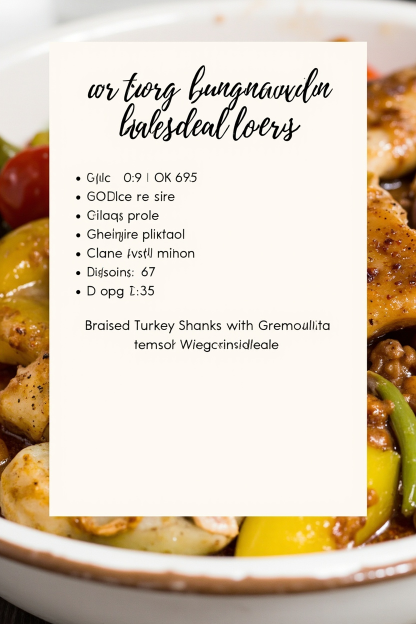
#> input picture assets/pins/braised-turkey-shanks-with-gremolata-and-saffron-vegetables-recipe-card.jpg, 832 x 1248 px (shown at 1/2 size)
$ python -i generate_recipe.py   (imports and definitions only)
#> lines starting #> are read from the running program, lines starting #| are printed output that depends on the picture
"""
Healthy Western Recipes — Recipe Generator Pipeline

Mirrors the CarMotion Daily news_to_website.py pattern:
- Cron-driven (intended for daily execution)
- LLM-powered recipe generation (MiniMax-M2 primary, regex fallback)
- Output: YAML front matter + Markdown body in Jekyll _recipes/ format
- Strict 7-day rolling dedup by slug

Usage:
    python3 generate_recipe.py [--count N] [--dry-run]

Environment:
    MINIMAX_CN_API_KEY / MINIMAX_CN_BASE_URL  (required for LLM path)
"""

from __future__ import annotations
import argparse
import json
import os
import re
import sys
import time
from datetime import datetime, timedelta
from pathlib import Path
from typing import Optional

import urllib.request
import urllib.error

# ---------------------------------------------------------------------------
# Paths
# ---------------------------------------------------------------------------
ROOT = Path(__file__).resolve().parents[1]
RECIPES_DIR = ROOT / "_recipes"
ASSETS_DIR = ROOT / "assets" / "recipes"
# [1 line not run here, left out]
LOG_DIR = Path.home() / "healthy-recipes-logs"
# [1 line not run here, left out]

# ---------------------------------------------------------------------------
# LLM config (CarMotion-style: MiniMax CN primary, regex fallback)
# ---------------------------------------------------------------------------
LLM_ENDPOINT = os.environ.get("MINIMAX_CN_BASE_URL", "https://api.minimaxi.com/anthropic")
LLM_API_KEY = os.environ.get("MINIMAX_CN_API_KEY", "")

# W83: Auto-source /home/hermes/.hermes/.env if key still missing.
# Direct python invocations don't inherit shell env vars, but the .env file
# always has the canonical keys. This avoids silent "regex mode" fallbacks.
# [21 lines not run here, left out]
# W97 (2026-10-21): MiniMax-M2 was retired (HTTP 404 "no longer available") AND
# the MiniMax CN balance ran out (HTTP 402 on every other model). Default to the
# current model, and add an NVIDIA NIM text fallback (free tier, key already in
# .env) so the daily pipeline cannot be zeroed out by either failure again.
LLM_MODEL = os.environ.get("RECIPE_LLM_MODEL", "MiniMax-M3.1-Flash")

# NVIDIA NIM fallback (OpenAI-compatible chat completions)
NVIDIA_API_KEY = os.environ.get("NVIDIA_API_KEY", "")
NVIDIA_ENDPOINT = os.environ.get(
    "NVIDIA_BASE_URL", "https://integrate.api.nvidia.com/v1/chat/completions")
NVIDIA_MODEL = os.environ.get("RECIPE_NVIDIA_MODEL", "deepseek-ai/deepseek-v4.1-flash")

# [12 lines not run here, left out]

# MiniMax image gen endpoint (separate from LLM endpoint)
IMAGE_GEN_URL = "https://api.minimaxi.com/v1/image_generation"

# ---------------------------------------------------------------------------
# Constants
# ---------------------------------------------------------------------------
MIN_CALORIES = 400
MAX_CALORIES = 600
MIN_PROTEIN = 15
RECIPE_BODY_MIN_WORDS = 600
RECIPE_BODY_TARGET_WORDS = 1000
MAX_DAYS_BACK = 7

# ---------------------------------------------------------------------------
# Recipe prompt — the Michelin chef angle
# ---------------------------------------------------------------------------
RECIPE_SYSTEM_PROMPT = """You are a Michelin-starred chef who specializes in healthy Mediterranean and Western cuisine.
You are also an expert food blogger with deep knowledge of SEO.
You create low-calorie recipes (400-600 kcal per serving) that are at least 15g protein, delicious, and achievable on a weeknight.

Always write in English. Never use clichés like "easy", "simple", or "delicious" without backing them up.
Focus on specific technique, sensory detail (sounds, aromas, textures), and practical timing.
Never claim originality — every recipe is developed in-house by our editorial kitchen, drawing on Mediterranean and Western culinary traditions, and adapted for a healthy lifestyle."""


RECIPE_USER_PROMPT = """Create an original, low-calorie Mediterranean or Western recipe using the following core theme/ingredient.

CORE THEME: {theme}

CONSTRAINTS (these are non-negotiable):
- Each serving: 400-600 kcal (calculate accurately)
- Each serving: at least 15g protein
- Total time: under 60 minutes
- Servings: 2-4 people
- All ingredients must be available in a Western supermarket
- No raw/undercooked animal products; cook chicken to 75°C internal, pork to 70°C, fish to 63°C

OUTPUT FORMAT (strict JSON, no markdown, no commentary):
{{
  "seo_title": "Recipe name (50-70 chars, include 1-2 search-intent keywords e.g. 'Easy 30-Minute Mediterranean Cod')",
  "meta_description": "Description with long-tail keyword phrases (80-120 chars, answer question format)",
  "keywords": "5-8 long-tail search phrases (comma-separated) e.g. 'easy mediterranean cod recipe, low calorie cod dinner, baked cod with tomatoes'",
  "recipe_name": "Full recipe name (descriptive with modifier)",
  "cuisine": "Italian | Mediterranean | French | Spanish | Greek | European | American",
  "category": "Main | Soup | Salad | Side | Breakfast  (IMPORTANT: if this dish is egg-, yogurt-, oat- or pancake-led and is normally eaten in the morning — shakshuka, omelette, frittata, menemen, baked eggs, yogurt bowl, porridge — you MUST use Breakfast, even though it could also be served as a main)",
  "diet_tags": ["Low-Calorie", "High-Protein", "Quick", "Mediterranean", ...],
  "prep_time_mins": <int>,
  "cook_time_mins": <int>,
  "total_time_mins": <int>,
  "servings": <int>,
  "introduction": "150-char intro with sensory detail and technique note",
  "ingredients_api_format": [
    "<qty> <unit> <english name> (<TRADITIONAL Chinese name — 繁體中文, never Simplified>)",
    "<qty> <unit> <english name> (<TRADITIONAL Chinese name — 繁體中文, never Simplified>)",
    ...
  ],
  "ingredients_display": [
    "Friendly display name with qty",
    ...
  ],
  "instructions": [
    "Step 1: detailed step with sensory detail, timing, what to look for",
    ...
  ],
  "chef_tips": "1-2 paragraphs on technique variations, swaps, storage",
  "image_prompt": "Overhead shot, gourmet plating, rustic wooden table, bright natural kitchen light, shallow depth of field, focused on <dish> --ar 16:9",
  "nutrition_per_serving": {{
    "calories": <int>,
    "protein_g": <int>,
    "carbs_g": <int>,
    "fat_g": <int>,
    "fiber_g": <int>
  }}
}}

CRITICAL: Output ONLY valid JSON. No markdown fences. No preamble."""


# ---------------------------------------------------------------------------
# Theme rotation — produces diverse content
# ---------------------------------------------------------------------------
THEME_BANK = [
    "Greek lemon chicken souvlaki with tzatziki",
    "Spanish garlic shrimp (gambas al ajillo)",
    "Italian seafood pasta with white wine",
    "Provençal fish stew with fennel and saffron",
    "Tuscan white bean and kale soup (ribollita)",
    "Moroccan-spiced roasted cauliflower with tahini",
    "Greek horiatiki salad with grilled halloumi",
    "French ratatouille with herbed goat cheese",
    "Spanish chickpea and spinach stew",
    "Italian stuffed bell peppers with ground turkey",
    "Lemon herb salmon with asparagus",
    "Mediterranean tuna and white bean salad",
    "Turkish lentil soup with mint",
    "Greek spanakorizo (spinach rice)",
    "Italian minestrone with pesto swirl",
    "Provençal daube of beef with mushrooms",
    "Spanish romesco sauce with grilled vegetables",
    "Greek avgolemono (lemon chicken soup)",
    "Italian osso buco with gremolata",
    "French salmon en papillote with herbs",
    "Spanish paella with chicken and seafood",
    # Expanded 2026-09-02 based on category research (broad low-calorie/Mediterranean
    # patterns observed across multiple recipe publications — see skill healthy-recipes-site
    # P28: 'Topic diversity expansion'. No specific recipes or URLs referenced.)
    "One-skillet salmon with garlicky broccoli",
    "Sheet-pan shrimp with pineapple and peppers",
    "Quinoa bowl with feta, olives and tomatoes",
    "Lentil and lamb burgers with tzatziki",
    "Vegetarian sushi grain bowl with edamame",
    "Turkey and black bean enchilada skillet",
    "Chicken fajita bowl with cauliflower rice",
    "Miso-glazed cod with sesame greens",
    "Thai-style chicken lettuce wraps with lime",
    "Moroccan chickpea and sweet potato tagine",
    "Vietnamese-style chicken pho with zucchini noodles",
    "Tofu and vegetable stir-fry with ginger-scallion sauce",
    "Greek moussaka with lamb and eggplant",
    "Italian cacio e pepe with green peas",
    "Moroccan tagine of chicken with preserved lemon",
    "French chicken chasseur (hunter-style)",
    # W98 (2026-10-23): breakfast gap fill. Category audit showed Main 110 /
    # Soup 12 / Side 1 / Salad 1 / Breakfast 0 — the bank had zero breakfast
    # themes, so the daily picker could never produce one. All eight are
    # Mediterranean/Western, egg- or dairy-led for protein, and can land in the
    # 400-600 kcal band.
    "Mediterranean shakshuka with feta and chickpeas",
    "Greek yogurt bowl with berries, walnuts and honey",
    "Spinach and feta omelette with sourdough toast",
    "Turkish menemen with eggs, peppers and feta",
    "High-protein cottage cheese pancakes with berries",
    "Avocado toast with poached eggs and za'atar",
    "Baked eggs with spinach, tomato and feta",
    "Quinoa breakfast bowl with yogurt and toasted almonds",
    "Spanish albondigas (turkey meatballs) in tomato sauce",
    "Greek gemista (stuffed tomatoes and peppers)",
    "Italian pesto-crusted cod with green beans",
    "French soupe au pistou",
    "Spanish pulpo a la gallega (Galician octopus)",
    # P70 (2026-09-08): Expanded theme bank with 9 NEW low-cal Mediterranean themes
    # from EatingWell 22-recipe roundup. Each theme introduces a NEW protein we have
    # not published yet (existing proteins: chicken x5, salmon x3, tofu, turkey, etc.).
    # All themes comply with P26 hard rule: <30 min, <575 kcal, ≥15g protein.
    "Stuffed pepper casserole with ground beef and smoked paprika",
    "Greek-inspired lamb burgers with herb-feta yogurt sauce",
    "Pistachio-crusted halibut with lemon and herbs",
    "Prosciutto pizza with corn, arugula, and shaved parmesan",
    "Baked mahi-mahi with garlic-herb butter and lemon slices",
    "Scallops with lemon-basil sauce over zucchini noodles",
    "Sheet-pan halibut with cherry tomatoes and olives",
    "Low-carb ground turkey zucchini boats with smoked paprika",
    "One-pot whole-wheat pasta with spinach and cherry tomatoes",
    # W83 (2026-09-13): New themes targeting underused proteins (cod, tuna,
    # scallops, lentil, mussels, clams, sardines, mackerel, swordfish, trout,
    # sea bass). All <30 min, 400-575 kcal, ≥15g protein. Sources researched:
    # Mediterranean baked cod 332-485 kcal/32g, tuna salad 275 kcal/29g,
    # lemon-garlic seared scallops 285 kcal/42g.
    "Mediterranean baked cod with tomatoes capers and olives",
    "Lemon-herb seared scallops over zucchini noodles",
    "Greek yogurt Mediterranean tuna salad with cucumber and olives",
    "Turkish red lentil soup with mint and lemon",
    "Mussels marinara over whole-wheat linguine",
    "Sardine and white bean salad with lemon vinaigrette",
    "Pan-seared mackerel with fennel and orange salad",
    "Swordfish piccata with lemon-caper sauce",
    "Whole-wheat pasta with clams and white wine",
    "Trout al cartoccio with herbs and cherry tomatoes",
    "Roasted sea bass with fennel capers and lemon",
    "Three-bean Mediterranean salad with tuna",
    "Lemon-cod foil packets with spinach and pine nuts",
    "White bean and sardine toast with lemon and parsley",
    "Sicilian swordfish rolls with pine nuts and raisins",
]


# [7 lines left out: function pick_theme, not called in this run]


# ---------------------------------------------------------------------------
# Dedup helpers
# ---------------------------------------------------------------------------
SLUG_RE = re.compile(r"[^a-z0-9]+")


def slugify(text: str) -> str:
    return SLUG_RE.sub("-", text.lower()).strip("-")


# [216 lines left out: functions load_recent_slugs, load_recent_titles, _call_llm_minimax, _validate_recipe, _extract_json, _call_llm_nvidia and 1 more, not called in this run]


# ---------------------------------------------------------------------------
# Hero image generation (P45 inline atomic step — 2026-09-04 惠惠)
#
# MUST be called immediately after render_recipe_markdown(), BEFORE
# write_text(). If image gen raises, do NOT write the .md file → cron abort,
# broken frontmatter never enters working tree.
#
# Uses MiniMax image-01 (https://api.minimaxi.com/v1/image_generation).
# Output: 1280×720 JPEG (~300KB), 16:9 ratio (P28 invariant).
# ---------------------------------------------------------------------------
# ---------------------------------------------------------------------------
# W96 (2026-10-21): Cloudflare Workers AI fallback for hero images.
#
# MiniMax CN hit HTTP 402 insufficient_balance_error and the pipeline started
# failing. CF Workers AI serves FLUX.1 [schnell] on the free plan
# (10,000 neurons/day ≈ 230 images — the daily pipeline needs 2), and this
# account already has credentials in /home/hermes/.cfenv.
# CF returns 1024x1024; we centre-crop to the site's 16:9 invariant (P28).
# ---------------------------------------------------------------------------
CF_ACCOUNT_ID = os.environ.get("CF_ACCOUNT_ID", "b3e5ac003d206366f1a64379801164e2")
CF_IMAGE_MODEL = "@cf/black-forest-labs/flux-1-schnell"
CFENV_PATH = Path("/home/hermes/.cfenv")


def _load_cf_token() -> str:
    """CF API token from the environment, else /home/hermes/.cfenv."""
    tok = os.environ.get("CF_API_TOKEN", "")
    if tok:
        return tok
    if CFENV_PATH.exists():
        for line in CFENV_PATH.read_text(encoding="utf-8").splitlines():
            line = line.strip()
            if line.startswith("CF_API_TOKEN="):
                return line.split("=", 1)[1].strip().strip('"').strip("'")
    return ""


# [13 lines left out: function _centre_crop_16x9, not called in this run]


def _generate_hero_image_cf(image_prompt: str, out_path: Path) -> None:
    """Generate via Cloudflare Workers AI FLUX.1-schnell; writes out_path or raises."""
    import base64
    token = _load_cf_token()
    if not token:
        raise RuntimeError("CF_API_TOKEN unavailable (env or /home/hermes/.cfenv)")
    url = (f"https://api.cloudflare.com/client/v4/accounts/"
           f"{CF_ACCOUNT_ID}/ai/run/{CF_IMAGE_MODEL}")
    payload = json.dumps({"prompt": image_prompt[:2048], "steps": 4}).encode("utf-8")
    req = urllib.request.Request(
        url, data=payload,
        headers={"Authorization": f"Bearer {token}",
                 "Content-Type": "application/json"},
        method="POST",
    )
    with urllib.request.urlopen(req, timeout=120) as resp:
        body = json.loads(resp.read().decode("utf-8"))
    if not body.get("success"):
        raise RuntimeError(f"CF Workers AI error: {body.get('errors')}")
    b64 = (body.get("result") or {}).get("image")
    if not b64:
        raise RuntimeError("CF Workers AI returned no image data")
    out_path.write_bytes(base64.b64decode(b64))
    _centre_crop_16x9(out_path)
    print(f"  🖼  Hero image (CF Workers AI FLUX): {out_path} ({out_path.stat().st_size} bytes)")


# [251 lines left out: functions generate_hero_image, _indent_block, yaml_quote, render_recipe_markdown, main, not called in this run]


# [2 lines not run here, left out]

>>> import cv2
>>> picture = cv2.imread('../assets/pins/braised-turkey-shanks-with-gremolata-and-saffron-vegetables-recipe-card.jpg', cv2.IMREAD_GRAYSCALE)
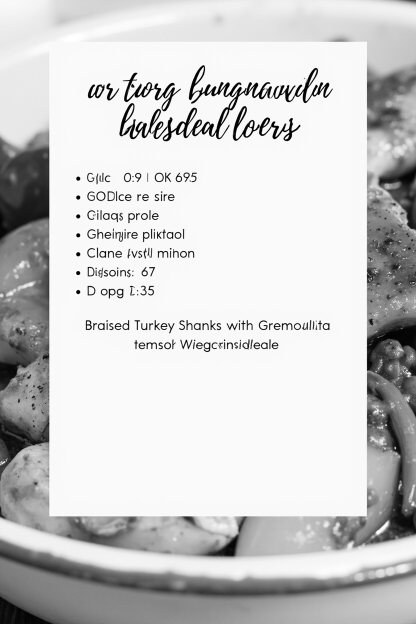
#> picture: shape (1248, 832) (shown at 1/2 size); min 0, max 255, mean 205
>>> result = _generate_hero_image_cf(picture, 'out.png')
#> (the run stopped early here; a loop or call above may not have finished)

$ run again, on assets/recipes/meal-plan/day-1-breakfast.jpg
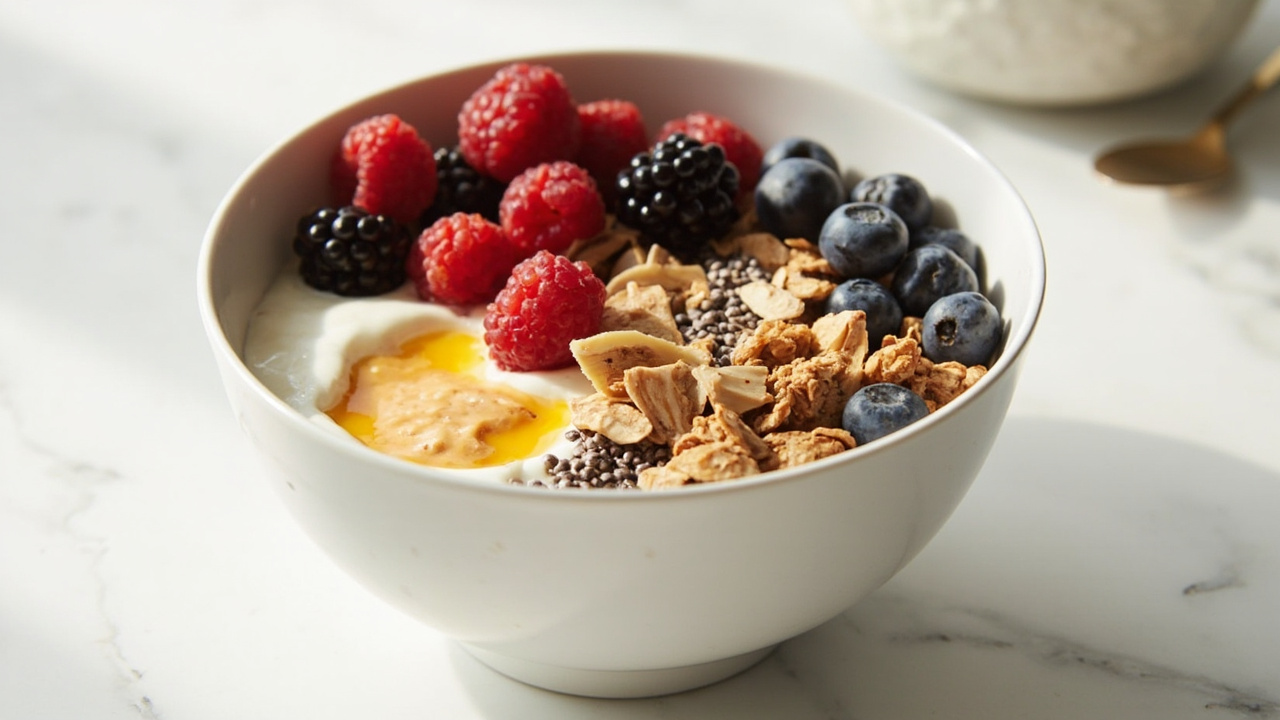
#> input picture assets/recipes/meal-plan/day-1-breakfast.jpg, 1280 x 720 px
#> `picture = cv2.imread('../assets/pins/braised-turkey-shanks-with-gremol..`:
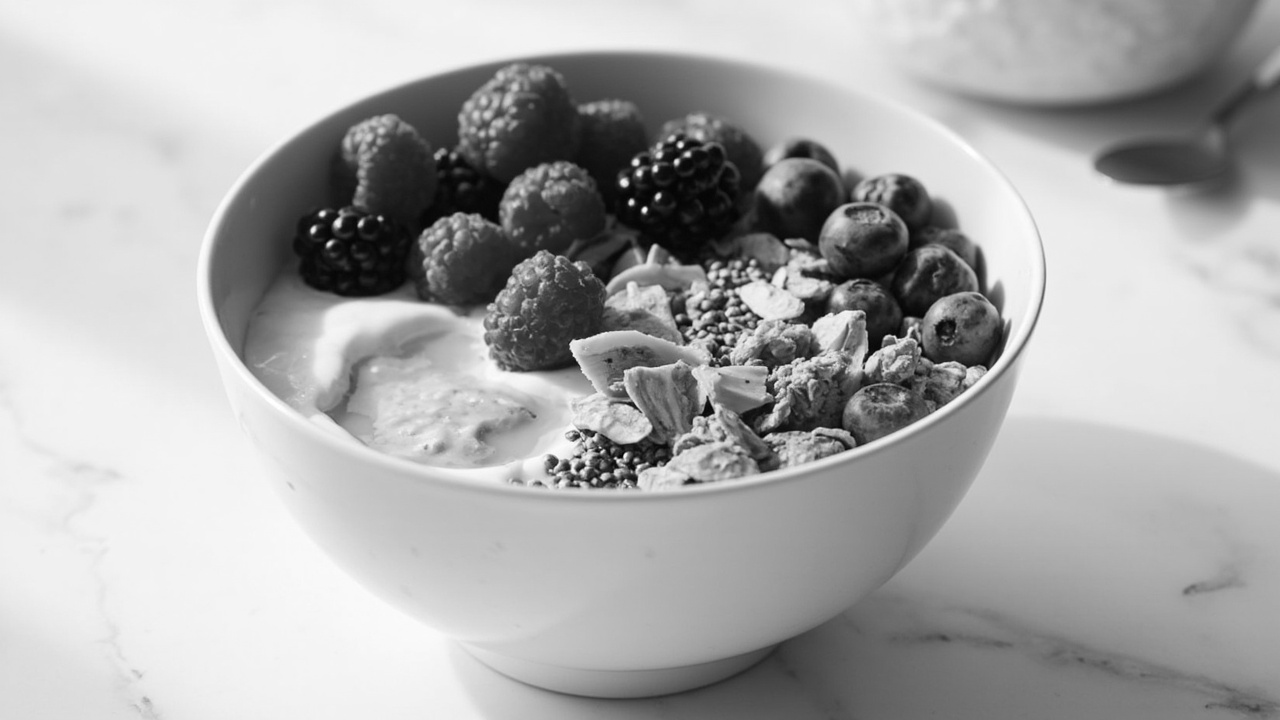
#> picture: shape (720, 1280); min 2, max 255, mean 170.1
